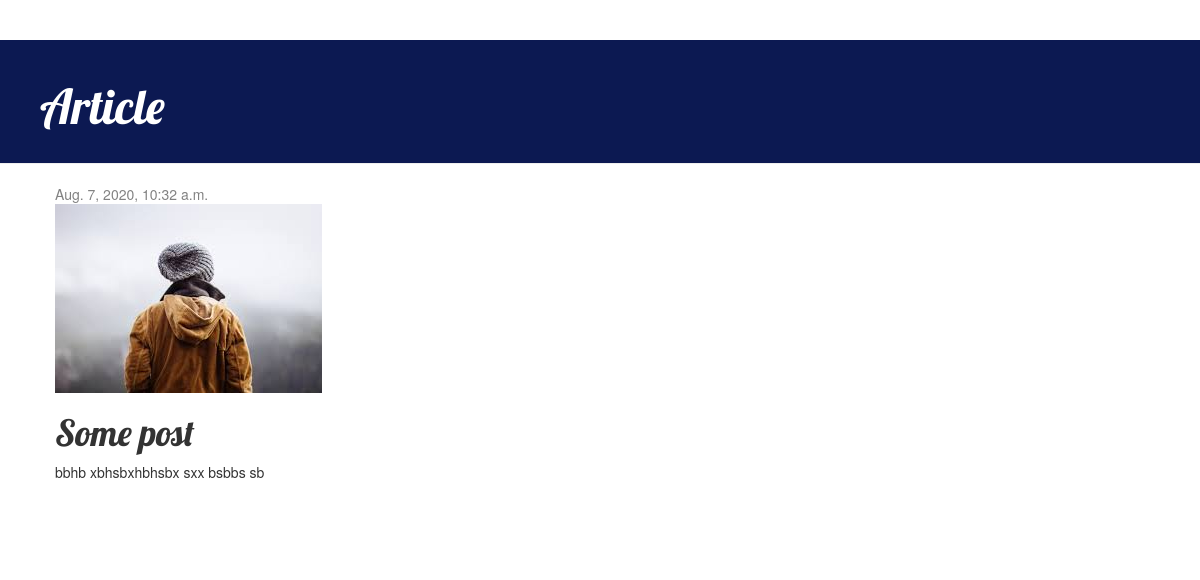
Screenshot of /post/3/ with the database file from the repository.
### news/apps/article/models.py (models this page shows, shortened)
class Post(models.Model):
    author = models.ForeignKey(settings.AUTH_USER_MODEL, on_delete=models.CASCADE)
    title = models.CharField(max_length=200)
    text = models.TextField()
    image = models.ImageField(upload_to="images", default="")
    created_date = models.DateTimeField(default=timezone.now)
    published_date = models.DateTimeField(blank=True, null=True)

### news/apps/article/views.py (the view)
# urls.py: path('post/<int:pk>/', views.post_detail, name='post_detail'),
def post_detail(request, pk):
    post = get_object_or_404(Post, pk=pk)
    return render(request, 'article/post_detail.html', {'post': post})

### news/templates/article/post_detail.html (shortened to what this page needs)
{% extends 'base.html' %}
{% block content %}
    <div class="post">
        {% if post.published_date %}
            <div class="date">
                {{ post.published_date }}
            </div>
        {% endif %}
        <img src="/media/{{ post.image }}" alt="">
        <h1>{{ post.title }}</h1>
        <p>{{ post.text|linebreaksbr }}</p>
    </div>
{% endblock %}

### news/apps/article/static/css/style.css (style rules this page uses)
h1, h2, h3, h4 { font-family: 'Lobster', cursive; }
.date { color: #828282; }
.post { margin-bottom: 70px; }

### rows the page displays
Post: published_date "Aug. 7, 2020, 10:32 a.m.", image (picture), title "Some post", text "bbhb xbhsbxhbhsbx sxx bsbbs sb"
